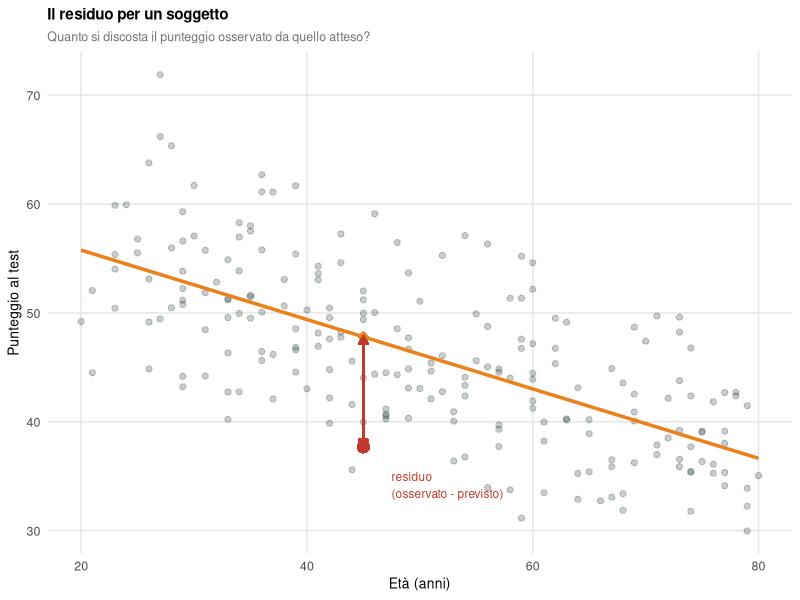
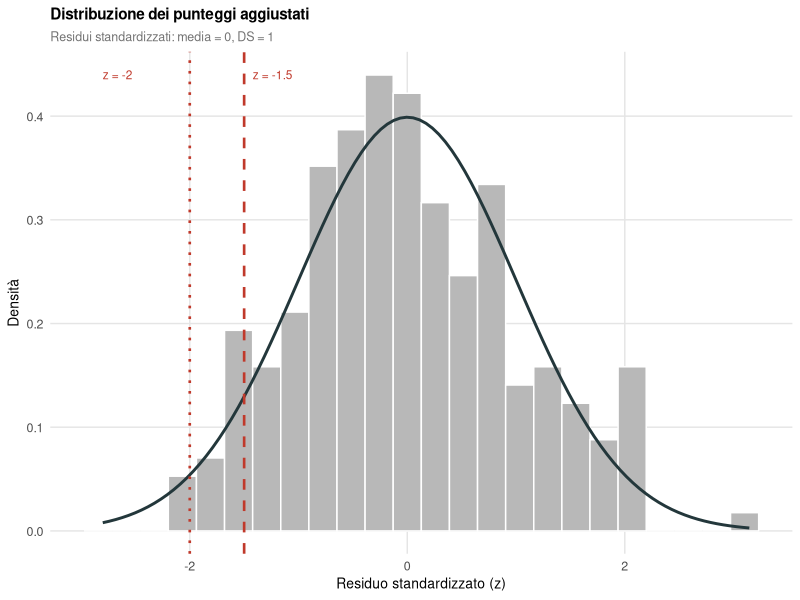

Write the R code that produced these figures, in order.
# Adattato da: 2026 - Applied Psychometrics/Slides-Applied-Psychometrics/8.3_Regression_based_norms.qmd
# Genera le due figure statiche (etichette in italiano) per la nuova sezione
# "La regressione come base per le regression-based norms" (Blocco 2, punto 16)

library(ggplot2)

set.seed(123)

COL_DARK   <- "#23373B"
COL_ACCENT <- "#EB811B"
COL_MID    <- "#14B5D0"
COL_RED    <- "#c0392b"

theme_clean <- function(base = 11) {
  theme_minimal(base_size = base) +
    theme(
      plot.background  = element_rect(fill = "white", colour = NA),
      panel.background = element_rect(fill = "white", colour = NA),
      panel.grid.minor = element_blank(),
      panel.grid.major = element_line(colour = "grey90"),
      axis.title       = element_text(size = base - 1),
      axis.text        = element_text(size = base - 2),
      plot.title       = element_text(size = base, face = "bold"),
      plot.subtitle    = element_text(size = base - 2, colour = "grey45"),
      legend.position  = "none"
    )
}

# Simula dati normativi (età, punteggio)
N <- 220
df <- data.frame(eta = round(runif(N, 20, 80)))
df$punteggio <- 60 - 0.28 * df$eta + rnorm(N, 0, 6)

fit <- lm(punteggio ~ eta, data = df)
df$previsto <- fitted(fit)
df$residuo  <- residuals(fit)
df$z_residuo <- scale(df$residuo)[, 1]

# soggetto da evidenziare nel grafico del residuo singolo
idx <- which(df$residuo < quantile(df$residuo, 0.05) & df$eta > 35 & df$eta < 55)[1]
pt <- df[idx, ]

# --- Figura 1: residuo di un singolo soggetto ---
figD <- ggplot(df, aes(x = eta, y = punteggio)) +
  geom_point(colour = COL_DARK, alpha = 0.25, size = 1.8) +
  geom_smooth(method = "lm", formula = y ~ x, se = FALSE, colour = COL_ACCENT, linewidth = 1.2) +
  geom_point(aes(x = pt$eta, y = pt$previsto), colour = COL_ACCENT, size = 3.5, shape = 18) +
  geom_segment(aes(x = pt$eta, xend = pt$eta, y = pt$previsto, yend = pt$punteggio),
               colour = COL_RED, linewidth = 0.8,
               arrow = arrow(ends = "both", length = unit(0.08, "inches"), type = "closed")) +
  geom_point(aes(x = pt$eta, y = pt$punteggio), colour = COL_RED, size = 3.5) +
  annotate("text", x = pt$eta + 2.5, y = (pt$previsto + pt$punteggio) / 2.5,
           label = "residuo\n(osservato - previsto)", colour = COL_RED, size = 3, hjust = 0) +
  labs(title = "Il residuo per un soggetto",
       subtitle = "Quanto si discosta il punteggio osservato da quello atteso?",
       x = "Età (anni)", y = "Punteggio al test") +
  theme_clean()

ggsave("regressione_residuo_singolo.png", figD, width = 5.0, height = 2.7, dpi = 300, bg = "white")

# --- Figura 2: distribuzione dei residui standardizzati ---
figF <- ggplot(df, aes(x = z_residuo)) +
  geom_histogram(aes(y = after_stat(density)), bins = 24, fill = "grey72", colour = "white") +
  stat_function(fun = dnorm, colour = COL_DARK, linewidth = 1) +
  geom_vline(xintercept = -1.5, linetype = "dashed", colour = COL_RED, linewidth = 0.9) +
  geom_vline(xintercept = -2, linetype = "dotted", colour = COL_RED, linewidth = 0.9) +
  annotate("text", x = -1.5 + 0.08, y = 0.44, label = "z = -1.5", colour = COL_RED, hjust = 0, size = 3) +
  annotate("text", x = -2 - 0.8, y = 0.44, label = "z = -2", colour = COL_RED, hjust = 0, size = 3) +
  labs(title = "Distribuzione dei punteggi aggiustati",
       subtitle = "Residui standardizzati: media = 0, DS = 1",
       x = "Residuo standardizzato (z)", y = "Densità") +
  theme_clean()

ggsave("regressione_residui_distribuzione.png", figF, width = 4.8, height = 2.7, dpi = 300, bg = "white")

cat("Figure generate con successo.\n")
